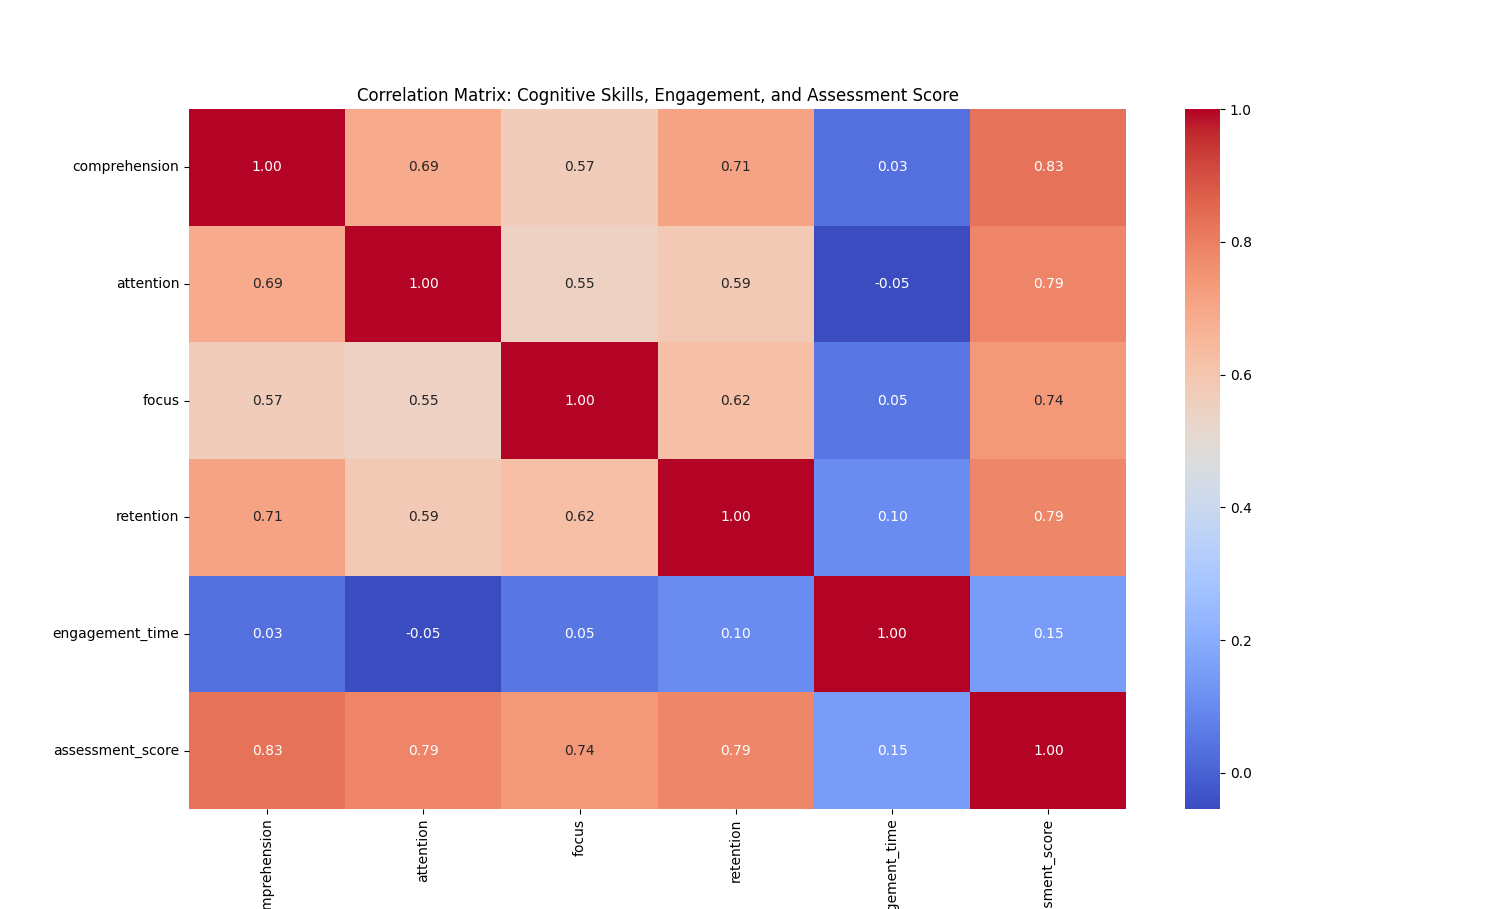

Here is the Python script that generated this plot:
import pandas as pd
import numpy as np
import matplotlib.pyplot as plt
import seaborn as sns
from sklearn.model_selection import train_test_split
from sklearn.linear_model import LinearRegression
from sklearn.ensemble import RandomForestRegressor
from sklearn.metrics import mean_squared_error, r2_score
from sklearn.preprocessing import StandardScaler
from sklearn.cluster import KMeans

# Load augmented dataset
df = pd.read_csv('augmented_students.csv')

# --- Correlation Analysis ---

# Select relevant columns
corr_cols = ['comprehension', 'attention', 'focus', 'retention', 'engagement_time', 'assessment_score']

# Correlation matrix
corr_matrix = df[corr_cols].corr()
print("Correlation matrix:\n", corr_matrix)

# Heatmap visualization
plt.figure(figsize=(8,6))
sns.heatmap(corr_matrix, annot=True, cmap='coolwarm', fmt=".2f")
plt.title('Correlation Matrix: Cognitive Skills, Engagement, and Assessment Score')
plt.show()

# --- Machine Learning to predict assessment_score ---

# Features and target
X = df[['comprehension', 'attention', 'focus', 'retention', 'engagement_time']]
y = df['assessment_score']

# Train-test split
X_train, X_test, y_train, y_test = train_test_split(X, y, test_size=0.2, random_state=42)

# 1) Linear Regression
lr_model = LinearRegression()
lr_model.fit(X_train, y_train)
y_pred_lr = lr_model.predict(X_test)

print("Linear Regression performance:")
print("  RMSE:", np.sqrt(mean_squared_error(y_test, y_pred_lr)))
print("  R2 Score:", r2_score(y_test, y_pred_lr))

# 2) Random Forest Regressor
rf_model = RandomForestRegressor(n_estimators=100, random_state=42)
rf_model.fit(X_train, y_train)
y_pred_rf = rf_model.predict(X_test)

print("Random Forest Regressor performance:")
print("  RMSE:", np.sqrt(mean_squared_error(y_test, y_pred_rf)))
print("  R2 Score:", r2_score(y_test, y_pred_rf))

# --- Clustering to identify learning personas ---

# Normalize features for clustering
scaler = StandardScaler()
X_scaled = scaler.fit_transform(X)

# Choose number of clusters (e.g., 4)
kmeans = KMeans(n_clusters=4, random_state=42)
clusters = kmeans.fit_predict(X_scaled)
df['learning_persona'] = clusters

# Visualize cluster centers in radar chart
def plot_radar_chart(cluster_centers, feature_names, save_path='learning_personas_radar.png'):
    import matplotlib.pyplot as plt
    import numpy as np
    import os

    # Create the output directory if it doesn't exist
    os.makedirs('output', exist_ok=True)
    
    num_vars = len(feature_names)
    angles = np.linspace(0, 2 * np.pi, num_vars, endpoint=False).tolist()
    angles += angles[:1]

    fig, ax = plt.subplots(figsize=(10, 8), subplot_kw=dict(polar=True))

    for i, center in enumerate(cluster_centers):
        values = center.tolist()
        values += values[:1]
        ax.plot(angles, values, label=f'Persona {i+1}', linewidth=2)
        ax.fill(angles, values, alpha=0.25)

    # Add labels and title
    ax.set_xticks(angles[:-1])
    ax.set_xticklabels(feature_names, fontsize=10)
    plt.title('Learning Personas - Cognitive Skill Profiles', fontsize=14, pad=20)
    plt.legend(loc='upper right', bbox_to_anchor=(1.3, 1.1), fontsize=9)
    
    # Adjust layout and save the figure
    plt.tight_layout()
    output_path = os.path.join('output', save_path)
    plt.savefig(output_path, dpi=300, bbox_inches='tight')
    print(f"Radar chart saved to: {os.path.abspath(output_path)}")
    plt.close()

# Plot radar chart of cluster centers (in scaled units)
plot_radar_chart(kmeans.cluster_centers_, X.columns.tolist())

# --- Insights ---

# Average assessment score per cluster
print("\nAverage Assessment Score by Learning Persona:")
print(df.groupby('learning_persona')['assessment_score'].mean())

# Count students in each persona
print("\nStudent Counts by Learning Persona:")
print(df['learning_persona'].value_counts())
